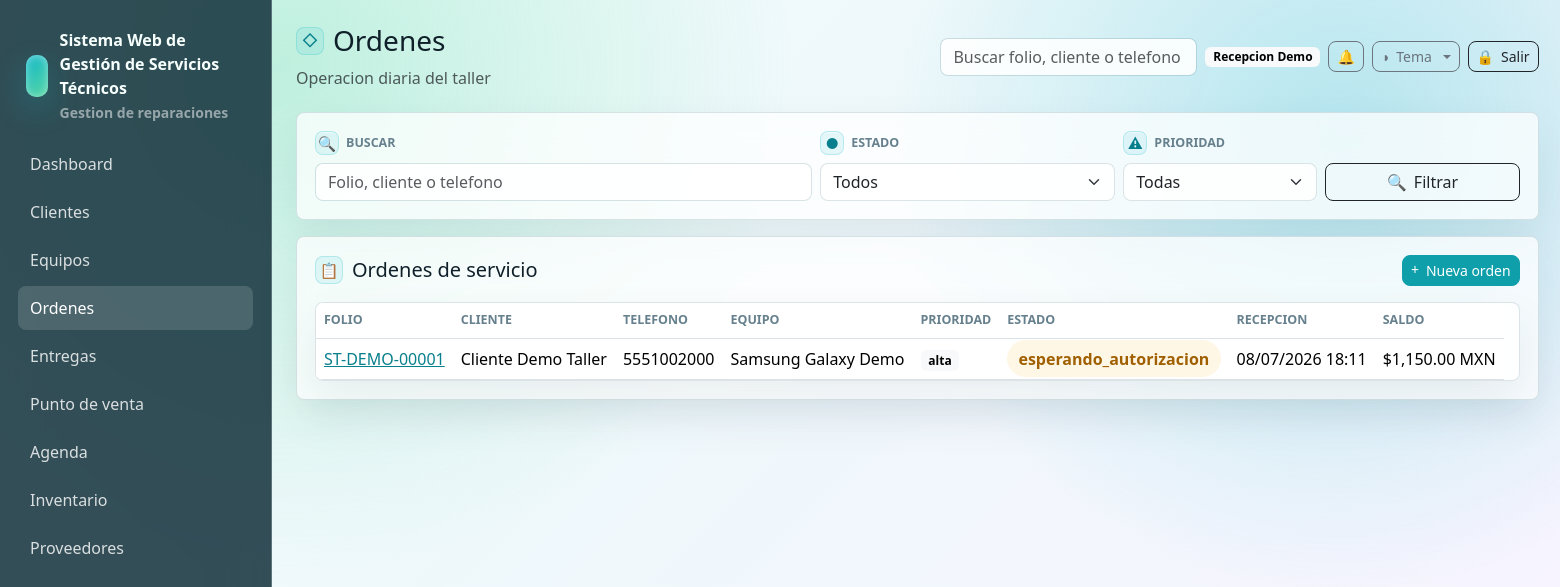
/ordenes (signed in), run on the app's committed database.
### tables this page shows
CREATE TABLE users (
    id INT UNSIGNED AUTO_INCREMENT PRIMARY KEY,
    name VARCHAR(160) NOT NULL,
    email VARCHAR(190) NOT NULL UNIQUE,
    password VARCHAR(255) NOT NULL,
    phone VARCHAR(40) NULL,
    status ENUM('activo','inactivo','bloqueado') NOT NULL DEFAULT 'activo',
    last_login_at DATETIME NULL,
    created_at DATETIME NOT NULL DEFAULT CURRENT_TIMESTAMP,
    updated_at DATETIME NULL ON UPDATE CURRENT_TIMESTAMP,
    deleted_at DATETIME NULL
);

CREATE TABLE ordenes_servicio (
    id INT UNSIGNED AUTO_INCREMENT PRIMARY KEY,
    folio VARCHAR(60) NOT NULL UNIQUE,
    cliente_id INT UNSIGNED NOT NULL,
    equipo_id INT UNSIGNED NOT NULL,
    tecnico_id INT UNSIGNED NULL,
    recibido_por INT UNSIGNED NOT NULL,
    tipo_servicio VARCHAR(120) NOT NULL,
    falla_reportada TEXT NOT NULL,
    diagnostico_inicial TEXT NULL,
    prioridad ENUM('baja','normal','alta','urgente') NOT NULL DEFAULT 'normal',
    estado ENUM('recibida','en_revision','diagnosticada','esperando_autorizacion','autorizada','rechazada','en_reparacion','esperando_refaccion','reparada','no_reparable','lista_para_entrega','entregada','cancelada','garantia') NOT NULL DEFAULT 'recibida',
    fecha_recepcion DATETIME NOT NULL DEFAULT CURRENT_TIMESTAMP,
    fecha_estimada_entrega DATETIME NULL,
    fecha_real_entrega DATETIME NULL,
    costo_estimado DECIMAL(12,2) NOT NULL DEFAULT 0,
    costo_final DECIMAL(12,2) NOT NULL DEFAULT 0,
    anticipo DECIMAL(12,2) NOT NULL DEFAULT 0,
    saldo_pendiente DECIMAL(12,2) NOT NULL DEFAULT 0,
    garantia_ofrecida VARCHAR(160) NULL,
    observaciones_internas TEXT NULL,
    observaciones_cliente TEXT NULL,
    codigo_entrega VARCHAR(80) NULL UNIQUE,
    ubicacion_actual VARCHAR(120) NOT NULL DEFAULT 'Recepcion',
    token_publico VARCHAR(120) NOT NULL,
    firma_recepcion TEXT NULL,
    firma_entrega TEXT NULL,
    created_at DATETIME NOT NULL DEFAULT CURRENT_TIMESTAMP,
    updated_at DATETIME NULL ON UPDATE CURRENT_TIMESTAMP,
    deleted_at DATETIME NULL,
    CONSTRAINT fk_orden_cliente FOREIGN KEY (cliente_id) REFERENCES clientes(id),
    CONSTRAINT fk_orden_equipo FOREIGN KEY (equipo_id) REFERENCES equipos(id),
    CONSTRAINT fk_orden_tecnico FOREIGN KEY (tecnico_id) REFERENCES users(id) ON DELETE SET NULL,
    CONSTRAINT fk_orden_recibido FOREIGN KEY (recibido_por) REFERENCES users(id),
    INDEX idx_orden_folio (folio),
    INDEX idx_orden_cliente (cliente_id),
    INDEX idx_orden_equipo (equipo_id),
    INDEX idx_orden_estado (estado),
    INDEX idx_orden_codigo_entrega (codigo_entrega),
    INDEX idx_orden_tecnico (tecnico_id),
    INDEX idx_orden_fecha (fecha_recepcion)
);

CREATE TABLE clientes (
    id INT UNSIGNED AUTO_INCREMENT PRIMARY KEY,
    nombre_completo VARCHAR(190) NOT NULL,
    telefono VARCHAR(40) NOT NULL,
    whatsapp VARCHAR(40) NULL,
    email VARCHAR(190) NULL,
    domicilio VARCHAR(255) NULL,
    ciudad VARCHAR(120) NULL,
    estado VARCHAR(120) NULL,
    codigo_postal VARCHAR(20) NULL,
    rfc VARCHAR(20) NULL,
    notas_internas TEXT NULL,
    estatus ENUM('activo','inactivo') NOT NULL DEFAULT 'activo',
    created_at DATETIME NOT NULL DEFAULT CURRENT_TIMESTAMP,
    updated_at DATETIME NULL ON UPDATE CURRENT_TIMESTAMP,
    deleted_at DATETIME NULL,
    INDEX idx_clientes_nombre (nombre_completo),
    INDEX idx_clientes_telefono (telefono),
    INDEX idx_clientes_email (email)
);

CREATE TABLE equipos (
    id INT UNSIGNED AUTO_INCREMENT PRIMARY KEY,
    cliente_id INT UNSIGNED NOT NULL,
    tipo ENUM('celular','laptop','pc','consola','impresora','electrodomestico','herramienta','moto','otro') NOT NULL DEFAULT 'otro',
    marca VARCHAR(120) NULL,
    modelo VARCHAR(120) NULL,
    numero_serie VARCHAR(120) NULL,
    imei VARCHAR(80) NULL,
    color VARCHAR(80) NULL,
    password_equipo VARCHAR(120) NULL,
    accesorios_recibidos TEXT NULL,
    estado_fisico TEXT NULL,
    observaciones TEXT NULL,
    created_at DATETIME NOT NULL DEFAULT CURRENT_TIMESTAMP,
    updated_at DATETIME NULL ON UPDATE CURRENT_TIMESTAMP,
    deleted_at DATETIME NULL,
    CONSTRAINT fk_equipos_cliente FOREIGN KEY (cliente_id) REFERENCES clientes(id),
    INDEX idx_equipos_cliente (cliente_id),
    INDEX idx_equipos_serie (numero_serie),
    INDEX idx_equipos_imei (imei)
);

### resources/views/ordenes/index.php (the view, shortened to what the rows shown need)
<div class="glass-card mb-3">
    <form class="row g-2 align-items-end">
        <div class="col-md-5">
            <label class="form-label" data-icon="&#128269;">Buscar</label>
            <input class="form-control" name="q" value="<?= e($_GET['q'] ?? '') ?>" placeholder="Folio, cliente o telefono" data-table-search-source>
        </div>
        <div class="col-md-3">
            <label class="form-label" data-icon="&#9679;">Estado</label>
            <select class="form-select" name="estado">
                <option value="">Todos</option>
            </select>
        </div>
        <div class="col-md-2">
            <label class="form-label" data-icon="&#9888;">Prioridad</label>
            <select class="form-select" name="prioridad">
                <option value="">Todas</option>
            </select>
        </div>
        <div class="col-md-2 d-grid">
            <button class="btn btn-outline-dark" data-icon="&#128269;">Filtrar</button>
        </div>
    </form>
</div>
<div class="glass-card">
    <div class="d-flex justify-content-between align-items-center mb-3">
        <h2 class="h5 mb-0" data-icon="&#128203;">Ordenes de servicio</h2>
        <a class="btn btn-primary btn-sm" data-icon="&#43;" href="<?= e(url('/ordenes/create')) ?>">Nueva orden</a>
    </div>
    <div class="table-wrap">
        <table class="table align-middle">
            <thead><tr><th>Folio</th><th>Cliente</th><th>Telefono</th><th>Equipo</th><th>Prioridad</th><th>Estado</th><th>Recepcion</th><th>Saldo</th></tr></thead>
            <tbody>
            <?php foreach ($ordenes as $orden): ?>
                <tr>
                    <td><a href="<?= e(url('/ordenes/' . $orden['id'])) ?>"><?= e($orden['folio']) ?></a></td>
                    <td><?= e($orden['cliente_nombre']) ?></td>
                    <td><?= e($orden['cliente_telefono']) ?></td>
                    <td><?= e(trim($orden['equipo_marca'] . ' ' . $orden['equipo_modelo']) ?: $orden['equipo_tipo']) ?></td>
                    <td><span class="badge text-bg-light"><?= e($orden['prioridad']) ?></span></td>
                    <td><span class="badge-state status-<?= e($orden['estado']) ?>"><?= e($orden['estado']) ?></span></td>
                    <td><?= e(fechaHumana($orden['fecha_recepcion'])) ?></td>
                    <td><?= e(formatearMoneda((float) $orden['saldo_pendiente'])) ?></td>
                </tr>
            <?php endforeach; ?>
            </tbody>
        </table>
    </div>
</div>

### app/Core/Router.php (shortened to what the rows shown need)
<?php
final class Router
{
    private array $routes = [];
    private function add(string $method, string $path, callable|array $handler): void
    {
        $pattern = preg_replace('#\{([a-zA-Z_][a-zA-Z0-9_]*)\}#', '(?P<$1>[^/]+)', $path);
        $this->routes[] = [
            'method' => $method,
            'path' => $path,
            'pattern' => '#^' . $pattern . '$#',
            'handler' => $handler,
        ];
    }
    public function dispatch(Request $request): void
    {
        foreach ($this->routes as $route) {
            if ($route['method'] !== $request->method()) {
                continue;
            }
            if (preg_match($route['pattern'], $request->path(), $matches)) {
                $params = array_filter($matches, 'is_string', ARRAY_FILTER_USE_KEY);
                $handler = $route['handler'];
                if (is_array($handler)) {
                    [$class, $method] = $handler;
                    $controller = new $class();
                    $controller->{$method}($request, ...array_values($params));
                    return;
                }
                return;
            }
        }
    }
}

### resources/views/layouts/app.php (shortened to what the rows shown need)
<?php
$user = Auth::user();
$appConfig = require BASE_PATH . '/config/app.php';
$systemName = (string) ($appConfig['name'] ?? 'Servicio Tecnico');
$businessLogo = '';
try {
    $cfg = new ConfiguracionService();
    $systemName = trim((string) $cfg->get('sistema.nombre', $systemName)) ?: $systemName;
    $businessLogo = config_asset_src((string) $cfg->get('negocio.logo_url', ''));
} catch (Throwable) {
    $businessLogo = '';
}
?>
<!doctype html>
<html lang="es">
<head>
    <link href="https://cdn.jsdelivr.net/npm/bootstrap@5.3.3/dist/css/bootstrap.min.css" rel="stylesheet">
    <link href="<?= e(asset('css/app.css') . '?v=20260708-mobile-quick-nav') ?>" rel="stylesheet">
    <link href="<?= e(asset('css/themes/crystal.css') . '?v=20260708-mobile-quick-nav') ?>" rel="stylesheet">
    <link href="<?= e(asset('css/themes/dark.css') . '?v=20260708-mobile-quick-nav') ?>" rel="stylesheet">
    <link href="<?= e(asset('css/themes/live.css') . '?v=20260708-mobile-quick-nav') ?>" rel="stylesheet">
    <link href="<?= e(asset('css/themes/blueprint.css') . '?v=20260708-mobile-quick-nav') ?>" rel="stylesheet">
</head>
<body>
<div class="app-shell">
    <aside class="sidebar" id="app-sidebar">
        <div class="brand">
            <?php if ($businessLogo !== ''): ?>
                <img class="brand-logo" src="<?= e($businessLogo) ?>" alt="<?= e($systemName) ?>">
            <?php else: ?>
                <div class="brand-mark"></div>
            <?php endif; ?>
            <div>
                <div><?= e($systemName) ?></div>
                <small class="text-white-50">Gestion de reparaciones</small>
            </div>
        </div>
        <nav class="nav flex-column">
            <?php foreach ([
                ['Dashboard', '/', 'dashboard'],
                ['Clientes', '/clientes', 'clientes'],
                ['Equipos', '/equipos', 'equipos'],
                ['Ordenes', '/ordenes', 'ordenes'],
                ['Entregas', '/entregas', 'ordenes'],
                ['Punto de venta', '/punto-venta', 'punto_venta'],
                ['Caja', '/caja', 'caja'],
                ['Agenda', '/agenda', 'agenda'],
                ['Inventario', '/inventario', 'inventario'],
                ['Proveedores', '/proveedores', 'proveedores'],
                ['Garantias', '/garantias', 'garantias'],
                ['Reportes', '/reportes', 'reportes'],
                ['Configuracion', '/configuracion', 'configuracion'],
                ['Usuarios y roles', '/usuarios', 'usuarios'],
            ] as [$label, $href, $module]): ?>
                <?php if (Auth::can($module, 'ver')): ?>
                    <a class="nav-link <?= e(is_active($href)) ?>" href="<?= e(url($href)) ?>"><?= e($label) ?></a>
                <?php endif; ?>
            <?php endforeach; ?>
        </nav>
    </aside>
    <main class="main">
        <header class="topbar">
            <div class="topbar-title">
                <h1 class="h3 mb-1" data-icon="&#9671;"><?= e($title ?? '') ?></h1>
                <div class="text-muted">Operacion diaria del taller</div>
            </div>
            <div class="d-flex align-items-center gap-2 topbar-actions">
                <form class="d-none d-md-block" action="<?= e(url('/ordenes')) ?>">
                    <input class="form-control" name="q" placeholder="Buscar folio, cliente o telefono">
                </form>
                <span class="badge text-bg-light topbar-user"><?= e($user['name'] ?? 'Usuario') ?></span>
                <div class="dropdown">
                    <button class="btn btn-outline-secondary btn-sm notif-bell" type="button" data-bs-toggle="dropdown" aria-expanded="false" aria-label="Notificaciones">
                        &#128276;
                    </button>
                </div>
                <div class="dropdown theme-switcher">
                    <button class="btn btn-outline-secondary btn-sm dropdown-toggle" type="button" data-bs-toggle="dropdown" aria-expanded="false" aria-label="Tema" data-icon="&#9681;"><span class="btn-label">Tema</span></button>
                </div>
                <form method="post" action="<?= e(url('/logout')) ?>">
                    <button class="btn btn-outline-dark btn-sm" aria-label="Salir" data-icon="&#128274;"><span class="btn-label">Salir</span></button>
                </form>
            </div>
        </header>
        <?= $content ?>
    </main>
</div>
</body>
</html>

### data on the page
users: name "Recepcion Demo"
ordenes_servicio: folio "ST-DEMO-00001", cliente.nombre_completo "Cliente Demo Taller", cliente.telefono "5551002000", equipo.modelo "Samsung Galaxy Demo", prioridad "alta", estado "esperando_autorizacion", fecha_recepcion "08/07/2026 18:11", saldo_pendiente "$1,150.00 MXN"

### other printed values
$systemName "Sistema Web de Gestión de Servicios Técnicos"
$label "Dashboard"
$label "Clientes"
$label "Equipos"
$label "Ordenes"
$label "Entregas"
$label "Punto de venta"
$label "Agenda"
$label "Inventario"
$label "Proveedores"
